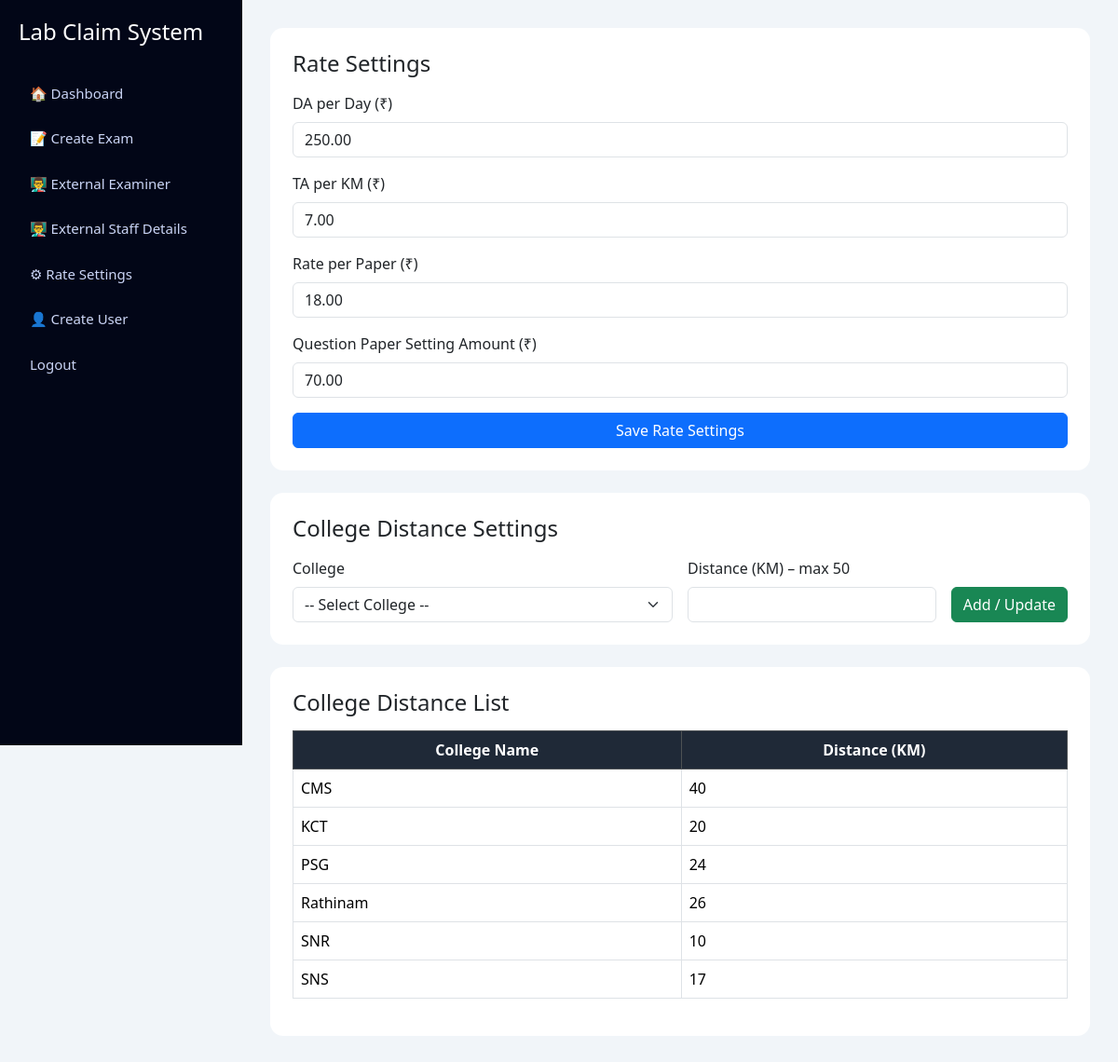
Screenshot of /admin/settings.php (signed in) with the database file from the repository.
### tables this page shows
CREATE TABLE IF NOT EXISTS `rate_settings` (
  `id` int NOT NULL DEFAULT '1',
  `da_per_day` decimal(10,2) NOT NULL,
  `ta_per_km` decimal(10,2) NOT NULL,
  `rate_per_paper` decimal(10,2) NOT NULL,
  `paper_setting_amount` decimal(10,2) NOT NULL DEFAULT '0.00',
  `updated_at` timestamp NULL DEFAULT CURRENT_TIMESTAMP ON UPDATE CURRENT_TIMESTAMP,
  PRIMARY KEY (`id`)
);

CREATE TABLE IF NOT EXISTS `college_distance` (
  `id` int NOT NULL AUTO_INCREMENT,
  `college_name` varchar(150) NOT NULL,
  `distance_km` int NOT NULL,
  `created_at` timestamp NULL DEFAULT CURRENT_TIMESTAMP,
  PRIMARY KEY (`id`),
  UNIQUE KEY `college_name` (`college_name`)
);

### admin/settings.php (the view, shortened to what this page needs)
<?php
require '../config/db.php';
$rates = $conn->query(
    "SELECT * FROM rate_settings WHERE id = 1"
)->fetch_assoc();
$distanceList = $conn->query("
    SELECT * FROM college_distance ORDER BY college_name
");
?>
<!DOCTYPE html>
<html>
<head>
<link href="https://cdn.jsdelivr.net/npm/bootstrap@5.3.2/dist/css/bootstrap.min.css" rel="stylesheet">
</head>
<body>
<?php include 'admin_sidebar.php'; ?>
<div class="content">
<div class="card p-4 mb-4">
    <h4 class="mb-3">Rate Settings</h4>
    <form method="post">
        <div class="mb-3">
            <label class="form-label">DA per Day (₹)</label>
            <input type="number" step="0.01" name="da"
                   class="form-control"
                   value="<?= $rates['da_per_day'] ?>" required>
        </div>
        <div class="mb-3">
            <label class="form-label">TA per KM (₹)</label>
            <input type="number" step="0.01" name="ta"
                   class="form-control"
                   value="<?= $rates['ta_per_km'] ?>" required>
        </div>
        <div class="mb-3">
            <label class="form-label">Rate per Paper (₹)</label>
            <input type="number" step="0.01" name="paper"
                   class="form-control"
                   value="<?= $rates['rate_per_paper'] ?>" required>
        </div>
        <div class="mb-3">
            <label class="form-label">Question Paper Setting Amount (₹)</label>
            <input type="number" step="0.01"
                   name="paper_setting_amount"
                   class="form-control"
                   value="<?= $rates['paper_setting_amount'] ?>"
                   required>
        </div>
        <button name="save_rates" class="btn btn-primary w-100">
            Save Rate Settings
        </button>
    </form>
</div>
<div class="card p-4 mb-4">
    <h4 class="mb-3">College Distance Settings</h4>
    <form method="post" class="row g-3">
        <div class="col-md-6">
            <label class="form-label">College</label>
            <select name="college" class="form-select" required>
                <option value="">-- Select College --</option>
            </select>
        </div>
        <div class="col-md-4">
            <label class="form-label">Distance (KM) – max 50</label>
            <input type="number" name="km"
                   class="form-control"
                   min="1" max="50" required>
        </div>
        <div class="col-md-2 d-flex align-items-end">
            <button name="save_distance" class="btn btn-success w-100">
                Add / Update
            </button>
        </div>
    </form>
</div>
<div class="card p-4">
    <h4 class="mb-3">College Distance List</h4>
    <table class="table table-bordered">
        <thead class="table-dark">
            <tr>
                <th>College Name</th>
                <th>Distance (KM)</th>
            </tr>
        </thead>
        <tbody>
        <?php while($d = $distanceList->fetch_assoc()): ?>
            <tr>
                <td><?= $d['college_name'] ?></td>
                <td><?= $d['distance_km'] ?></td>
            </tr>
        <?php endwhile; ?>
        </tbody>
    </table>
</div>
</div>
</body>
</html>

### admin/settings.php (style rules this page uses)
.content { margin-left: 260px; padding: 30px; }
.card { border-radius: 12px; }

### admin/admin_sidebar.php (style rules this page uses)
body { margin: 0; font-family: 'Segoe UI', sans-serif; background: #f1f5f9; }
.card { border-radius: 14px; border: none; }
.table thead th { background: #1f2937; color: #ffffff; text-align: center; }
.table tbody td { vertical-align: middle; }

### rows the page displays
rate_settings: da "250.00", ta "7.00", paper "18.00", paper_setting_amount "70.00"
college_distance: college_name "CMS", distance_km "40"
college_distance: college_name "KCT", distance_km "20"
college_distance: college_name "PSG", distance_km "24"
college_distance: college_name "Rathinam", distance_km "26"
college_distance: college_name "SNR", distance_km "10"
college_distance: college_name "SNS", distance_km "17"
